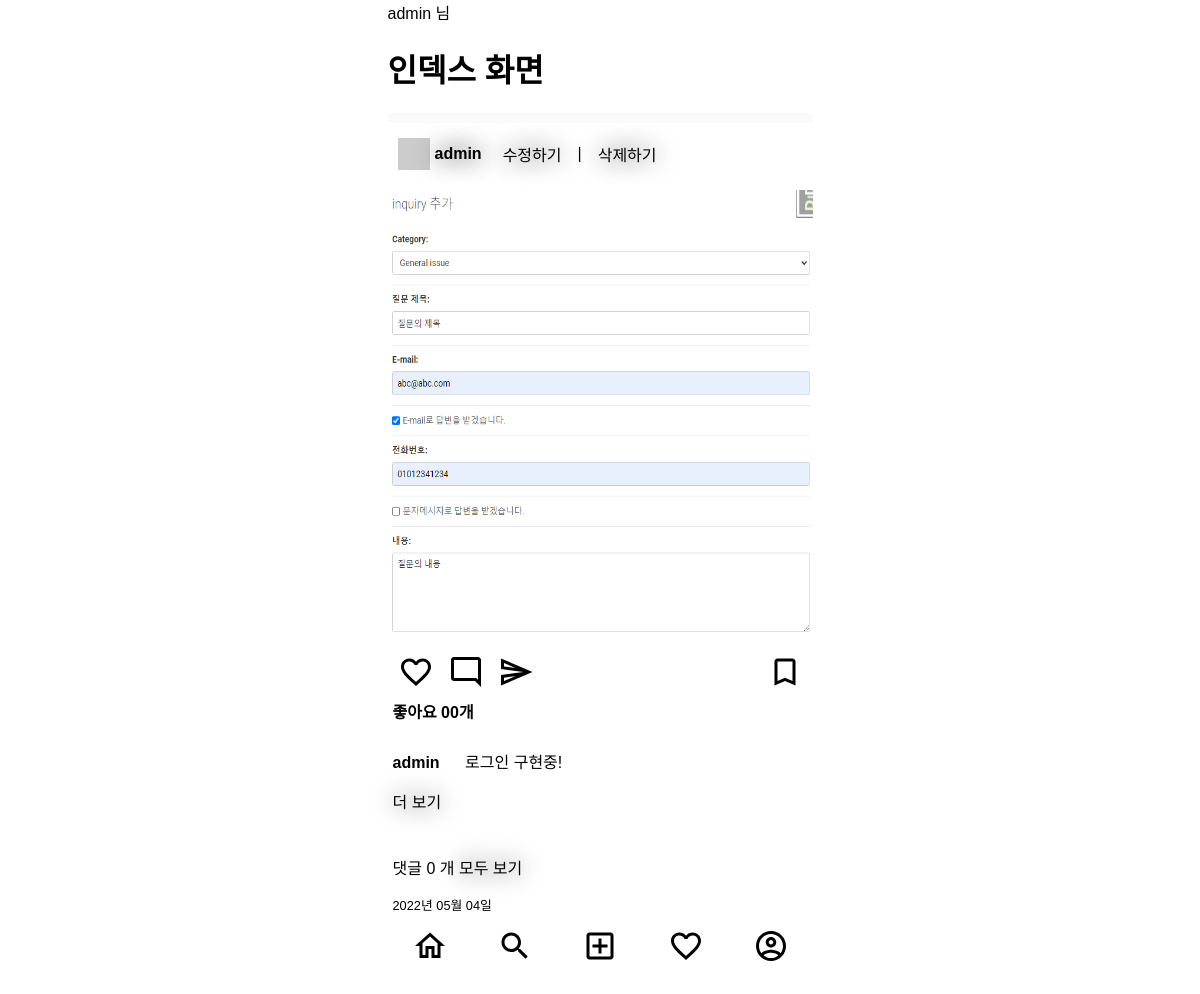
The page / (signed in) on the database its author committed.
### users/models.py (models this page shows)
class User(AbstractUser) :
    phone = models.CharField(verbose_name='전화번호', max_length=11)
    objects = UserManager()

### posts/models.py (models this page shows)
class Post(models.Model) :
    image = models.ImageField(verbose_name='이미지', null=True, blank=True)
    content = models.TextField(verbose_name='내용')
    created_at = models.DateTimeField(verbose_name='작성일', auto_now_add=True)
    view_count = models.IntegerField(verbose_name='조회수', default=0)
    writer = models.ForeignKey(verbose_name='작성자', to=User, on_delete=models.CASCADE, null=True, blank=True)

### posts/views.py (the view)
# urls.py: path('', index, name='index'),
def index(request):
    post_list = Post.objects.all().order_by('-created_at')
    context = {
        'post_list' : post_list,
    }
    return render(request, 'index.html', context)

### templates/index.html (shortened to what this page needs)
{% extends 'base.html' %}
{% block content %}
<h1>인덱스 화면</h1>
<main>
    <div class="card-list">
        {% for post in post_list %}
            {% include 'mixin/posts/post_card.html' with detail=False %}
        {% endfor %}
    </div>
</main>
{% endblock %}

### templates/base.html (shortened to what this page needs)
<!DOCTYPE html>
<html lang="ko">
{% load static %}
<head>
    <link rel="stylesheet" href="{% static 'index.css' %}">
</head>
<body class="container">
        {% if request.user.is_authenticated %}
            <span class="#">{{ request.user.username }} 님 </span>
        {% else %}
            <span class="#">Guest 모드 </span>
        {% endif %}
<div>
    {% block content %}
    {% endblock %}
</div>
<div>
    <nav>
        <ul class="bottom-menu-group">
            <li>
                <a href="{% url 'index' %}">
                    <img src="{% static 'icons/home_outlined_black_36dp.svg' %}" alt="홈">
                </a>
            </li>
            <li>
                <a>
                    <img src="{% static 'icons/search_outlined_black_36dp.svg' %}" alt="검색">
                </a>
            </li>
            <li>
                <a href="{% url 'posts:post-create' %}">
                    <img src="{% static 'icons/add_box_outlined_black_36dp.svg' %}" alt="글쓰기">
                </a>
            </li>
            <li>
                <a href="{% url 'index' %}">
                    <img src="{% static 'icons/favorite_outlined_black_36dp.svg' %}" alt="좋아요">
                </a>
            </li>
            <li>
                <a href="{% url 'index' %}">
                    <img src="{% static 'icons/account_circle_outlined_black_36dp.svg' %}" alt="내 페이지">
                </a>
            </li>
        </ul>
    </nav>
</div>
</body>
</html>

### templates/mixin/posts/post_card.html (shortened to what this page needs)
{% load static %}
<div class="card">
    <div class="card__header">
        <img class="card__user-image" src="http://via.placeholder.com/32x32"/>
        <a href="#">
            <span class="card__user-name">{{ post.writer }}</span>
        </a>
        {% if request.user == post.writer %}
            <a href="{% url 'posts:post-edit' post.id %}"> &emsp;수정하기&emsp; </a> |
            <a href="{% url 'posts:post-delete' post.id %}"> &emsp;삭제하기 </a>
        {% endif %}
    </div>
    <div class="card__body">
        <div>
            {% if post.image %}
                <img class="card__image" src="{{ post.image.url }}">
            {% else %}
                <img class="card__image" src="http://via/placeholder.com/600x600">
            {% endif %}
        </div>
        <div class="card__btn-group">
            <div>
                <img class="card__btn" src="{% static 'icons/favorite_outlined_black_36dp.svg' %}" alt="좋아요"/>
                <img class="card__btn" src="{% static 'icons/mode_comment_outlined_black_36dp.svg' %}" alt="댓글"/>
                <img class="card__btn" src="{% static 'icons/send_outlined_black_36dp.svg' %}" alt="공유하기"/>
            </div>
            <div>
                <img class="card__btn" src="{% static 'icons/bookmark_outlined_black_36dp.svg' %}" alt="북마크"/>
            </div>
        </div>
        <div class="card_content">
            <span class="card__like-num">좋아요 00개</span>
            <div class="card__main-text">
                <p><span
                        class="card__user-name">{{ post.writer }}&emsp;</span>
                        {% if not detail %}
                            {{ post.content |truncatechars:35 }}
                        {% else %}
                            {{ post.content }}
                        {% endif %}
                </p>
                {% if not detail %}
                <p><a href="{% url 'posts:post-detail' post.id %}">더 보기</a></p>
                {% endif %}
            </div>
            <div>
                <p class="">댓글 {{ post.comment_set.all.count }} 개
                    {% if not detail %}
                        <a href="{% url 'posts:post-detail' post.id %}">모두 보기</a>
                    {% endif %}
                </p>
            </div>
            <span class="card__created-at">{{ post.created_at | date:"Y년 m월 d일" }}</span>
        </div>
    </div>
</div>

### static/index.css (style rules this page uses)
.container { display: flex; flex-direction: column; max-width: 425px; }
body { font-family: 'Noto Sans KR', sans-serif; margin: 0 auto 60px auto; }
main { display: flex; background-color: #FAFAFA; }
a { color: #000000; }
a:link { text-decoration: none; text-shadow: 0 0 24px; }
.bottom-menu-group { display: flex; height: 60px; width: 426px; align-items: center; justify-content: space-around; background-color: #FFFFFF; list-style: None; padding-left: 0px; position: fixed; bottom: 0% }
.card-list { margin: 10px 0; background-color: #FFFFFF; }
.card__header { display: flex; align-items: center; margin: 15px 0; padding: 0 5px; }
.card__user-image { margin: 0 5px; }
.card__user-name { font-weight: bold; margin: 0 5px 0 0; }
.card__body { margin: 10px 0; }
.card__image { height: 450px; width: 100%; margin: 5px 0; }
.card__btn-group { display: flex; justify-content: space-between; margin: 5px 0; padding: 0 5px; }
.card__btn { margin: 0 5px; }
.card_content { display: flex; flex-direction: column; padding: 0 5px; }
.card__like-num { font-weight: bold; }
.card__main-text { margin: 10px 0; }
.card__created-at { font-weight: lighter; font-size: 0.8rem; }

### rows shown on the page
User: user.username "admin"
Post: writer "admin", shows "수정하기", image (picture), content "로그인 구현중!", comment_set.all.count "0", created_at "2022년 05월 04일"
